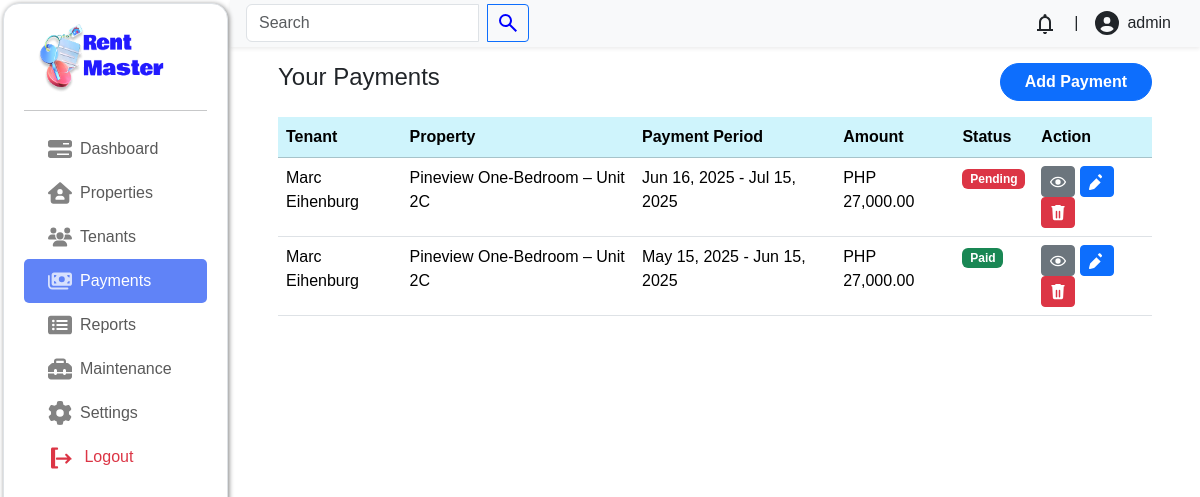
Page /admin/index.php?page=payments/index (signed in) on the earlier database version.
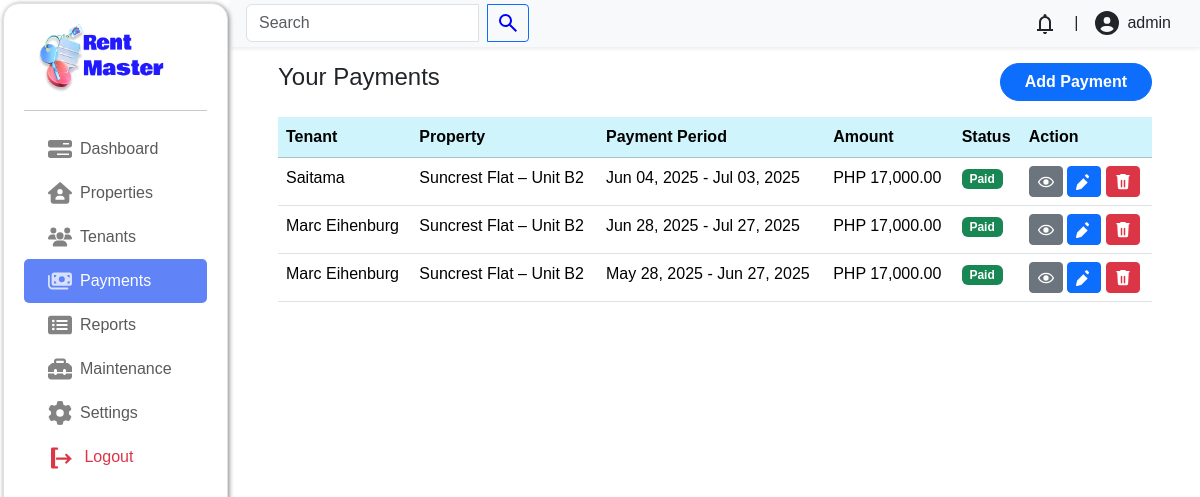
Same page on the later database version.
### tables this page shows
CREATE TABLE `payments` (
  `payment_id` int(11) NOT NULL,
  `tenant_id` int(11) NOT NULL,
  `payment_start_date` date NOT NULL,
  `payment_end_date` date NOT NULL,
  `payment_status` enum('Paid','Pending','Overdue') NOT NULL DEFAULT 'Pending',
  `payment_date` date DEFAULT NULL,
  `payment_method` enum('GCash','Maya','Coins.ph','Bank Transfer','Credit/Debit Card') DEFAULT NULL
);

CREATE TABLE `users` (
  `user_id` int(11) NOT NULL,
  `user_name` varchar(100) DEFAULT NULL,
  `user_email` varchar(100) NOT NULL,
  `user_password` varchar(100) DEFAULT NULL,
  `user_phone_number` varchar(50) DEFAULT NULL,
  `user_address` varchar(100) DEFAULT NULL,
  `user_description` varchar(2000) DEFAULT NULL,
  `user_image` varchar(500) DEFAULT NULL,
  `user_role` enum('tenant','landlord','visitor') NOT NULL DEFAULT 'visitor'
);

CREATE TABLE `properties` (
  `property_id` int(11) NOT NULL,
  `property_name` varchar(100) NOT NULL,
  `property_location` varchar(200) NOT NULL,
  `property_date_created` date NOT NULL,
  `property_description` varchar(1000) NOT NULL,
  `property_status` enum('available','unavailable') NOT NULL DEFAULT 'available',
  `property_rental_price` decimal(10,0) NOT NULL,
  `latitude` decimal(10,8) NOT NULL,
  `longitude` decimal(11,8) NOT NULL,
  `property_capacity` varchar(100) NOT NULL
);

### admin/payments/index.php (the view, shortened to what this page needs)
<?php
$servername = "localhost";
$username = "root";
$password = "";
$dbname = "rentsystem";
$conn = mysqli_connect($servername, $username, $password, $dbname);
$sql = "SELECT p.payment_id , u.user_name, pr.property_name, pr.property_rental_price, p.payment_start_date, p.payment_end_date, p.payment_status
        FROM payments p
        INNER JOIN tenants t ON p.tenant_id = t.tenant_id
        INNER JOIN properties pr ON t.property_id = pr.property_id
        INNER JOIN users u ON u.user_id = t.user_id
        ORDER BY p.payment_id DESC";
$result = $conn->query($sql);
$payment_id = null;
?>
<div class="container px-lg-5">
    <header class=" d-flex justify-content-between my-3">
        <h4 class=" fw-medium">Your Payments</h4>
        <a href="?page=payments/create" class="btn btn-primary fw-bold rounded-5 px-4">Add Payment</a>
    </header>
    <?php if ($result->num_rows > 0): ?>
        <div class="table-responsive">
            <table class="table">
                <thead class=" table-info ">
                    <tr>
                        <th>Tenant</th>
                        <th>Property</th>
                        <th colspan="2">Payment Period</th>
                        <th>Amount</th>
                        <th>Status</th>
                        <th>Action</th>
                    </tr>
                </thead>
                <tbody>
                    <?php while ($row = $result->fetch_assoc()): ?>
                        <?php if ($row['payment_id'] == $payment_id): ?>
                            <tr class=" table-primary">
                            <?php else: ?>
                            <tr>
                            <?php endif; ?>
                            <td><?php echo htmlspecialchars($row['user_name']); ?></td>
                            <td><?php echo htmlspecialchars($row['property_name']); ?></td>
                            <td colspan="2">
                                <?php
                                echo date('M d, Y', strtotime($row['payment_start_date'])) . " - " . date('M d, Y', strtotime($row['payment_end_date']));
                                ?>
                            </td>
                            <td>PHP <?php echo number_format($row['property_rental_price'], 2); ?></td>
                            <td class="fw-medium">
                                <span class="<?php echo ($row['payment_status'] == 'Paid') ? 'bg-success' : 'bg-danger'; ?>  badge "><?php echo htmlspecialchars($row['payment_status']); ?></span>
                            </td>
                            <td>
                                <a href="?page=payments/paid&payment_id=<?php echo htmlspecialchars($row['payment_id']); ?>" class="btn btn-sm btn-secondary" title="View">
                                </a>
                                <a href="?page=payments/update&payment_id=<?php echo $row['payment_id']; ?>" class="btn btn-sm btn-primary" title="Edit">
                                </a>
                                <a href="?page=payments/delete&payment_id=<?php echo $row['payment_id']; ?>" class="btn btn-sm btn-danger" title="Delete">
                                </a>
                            </td>
                            </tr>
                        <?php endwhile; ?>
                </tbody>
            </table>
        </div>
    <?php else: ?>
        <div class='text-center text-bg-warning'>No record found</div>
    <?php endif; ?>
</div>

### admin/index.php (shortened to what this page needs)
<!DOCTYPE html>
<html lang="en">
<head>
    <link rel="stylesheet" href="./css/style.css?v=<?php echo time(); ?>">
    <link rel="stylesheet" href="/rent-master/bootstrap-5.3.3-dist/css/bootstrap.min.css">
</head>
<body>
    <?php
    include('includes/sidebar.php');
    ?>
    <main class="content p-0">
        <?php include('includes/header.php'); ?>
        <div class=" main-content">
            <?php
            $page = isset($_GET['page']) ? htmlspecialchars($_GET['page']) : 'dashboard';
            include_once "$page.php";
            ?>
        </div>
    </main>
</body>
</html>

### admin/includes/sidebar.php (shortened to what this page needs)
<div class="sidebar border bg-body" id="sidebar" style="z-index: 222;">
    <div class="text-center d-flex align-items-center justify-content-between">
        <div>
            <img src="./assets/icons/group.png" width="140" height="70" alt="Logo-image">
        </div>
    </div>
    <hr class=" p-0">
    <a href="?page=dashboard/index" class=" d-flex align-items-center justify-content-start navbar navbar-text <?= (strpos($_SERVER['REQUEST_URI'], 'dashboard') !== false) ? 'nav-active' : '' ?> fw-medium px-4 ">
        Dashboard</a>
    <a href="?page=properties/index" class=" d-flex align-items-center justify-content-start navbar navbar-text <?= (strpos($_SERVER['REQUEST_URI'], 'properties') !== false) ? 'nav-active' : '' ?> fw-medium px-4">
        Properties</a>
    <a href="?page=tenants/index" class=" d-flex align-items-center justify-content-start navbar navbar-text <?= (strpos($_SERVER['REQUEST_URI'], 'tenants') !== false) ? 'nav-active' : '' ?> fw-medium px-4">
        Tenants</a>
    <a href="?page=payments/index" class=" d-flex align-items-center justify-content-start navbar navbar-text <?= (strpos($_SERVER['REQUEST_URI'], 'payments') !== false) ? 'nav-active' : '' ?> fw-medium px-4">
        Payments</a>
    <a href="?page=reports/index" class=" d-flex align-items-center justify-content-start navbar navbar-text <?= (strpos($_SERVER['REQUEST_URI'], 'reports') !== false) ? 'nav-active' : '' ?> fw-medium px-4">
        Reports</a>
    <a href="?page=maintenance/index" class=" d-flex align-items-center justify-content-start navbar navbar-text <?= (strpos($_SERVER['REQUEST_URI'], 'maintenance') !== false) ? 'nav-active' : '' ?> fw-medium px-4">
        Maintenance</a>
    <a href="?page=settings/index" class=" d-flex align-items-center justify-content-start navbar navbar-text <?= (strpos($_SERVER['REQUEST_URI'], 'settings') !== false) ? 'nav-active' : '' ?> fw-medium px-4">
        Settings</a>
    <a href="#" class="fw-medium px-4 text-danger" data-bs-toggle="modal" data-bs-target="#logoutModal">
        Logout
    </a>
</div>

### admin/includes/header.php (shortened to what this page needs)
<?php
$servername = "localhost";
$username = "root";
$password = "";
$dbname = "rentsystem";
$conn = mysqli_connect($servername, $username, $password, $dbname);
$id = intval($_SESSION['user_id']);
$sql = "SELECT * FROM users WHERE user_id = $id AND user_role = 'landlord'";
$result = mysqli_query($conn, $sql);
$user = mysqli_fetch_assoc($result);
$name = $user['user_name'];
$searchTerm = isset($_GET['search']) ? trim($_GET['search']) : '';
?>
<header style="z-index: 111;" class="bg-body-tertiary shadow-sm d-flex align-items-center justify-content-between py-1 px-lg-3 px-1 position-sticky top-0">
    <div class="search-dropdown-container">
        <form class="input-group" method="get" action="<?= htmlspecialchars($_SERVER['PHP_SELF']); ?>" style="max-width: 300px;">
            <input type="text" class="form-control search-input" id="search" name="search" placeholder="Search" required
                value="<?= htmlspecialchars($searchTerm) ?>">
            <button type="submit" class="btn btn-outline-primary ms-2 btn-sm">
            </button>
        </form>
    </div>
    <div class="d-flex align-items-center gap-1">
        <div class="dropdown">
            <button class="btn position-relative" type="button" id="notificationDropdown" data-bs-toggle="dropdown" aria-expanded="false">
            </button>
        </div>
        |<a href="?page=account/index" class="btn d-flex align-items-center gap-2 <?= (strpos($_SERVER['REQUEST_URI'], 'account') !== false) ? 'active' : '' ?>">
            <span class="d-md-block d-none"><?= !empty($name) ? htmlspecialchars($name) : 'admin' ?></span>
        </a>
    </div>
</header>

### admin/css/style.css (style rules this page uses)
html { font-size: 16px; font-family: sans-serif; }
*, *::before, *::after { box-sizing: border-box; }
:root { --main-bg: #FAFAFA; --sub-bg: #C7EEFF; --accent: #2938ff; --fc1: #1D242B; --p: #323232; --fw1: 700; --fw2: 400; }
body { display: flex; background-color: var(--main-bg); }
.sidebar { width: 225px; height: 99vh; border-radius: 1rem; padding: 20px; position: fixed; top: 0; left: 0; transition: 0.3s; margin: 3px; box-shadow: 1px 1px 5px grey; }
.nav-active { background-color: #6083f7; color: white !important; }
.sidebar a { text-decoration: none; padding: 10px 15px; display: block; border-radius: 5px; transition: 0.1s ease-in-out; }
.content { flex-grow: 1; margin-left: 230px; transition: 0.3s; width: 100%; }
.search-dropdown-container { position: relative; }

Differences in the rows shown:
removed payments: users.user_name "Marc Eihenburg", properties.property_name "Pineview One-Bedroom – Unit 2C", payment_start_date "Jun 16, 2025", payment_end_date "Jul 15, 2025", properties.property_rental_price "27,000.00", payment_status "Pending"
removed payments: users.user_name "Marc Eihenburg", properties.property_name "Pineview One-Bedroom – Unit 2C", payment_start_date "May 15, 2025", payment_end_date "Jun 15, 2025", properties.property_rental_price "27,000.00", payment_status "Paid"
added payments: users.user_name "Saitama", properties.property_name "Suncrest Flat – Unit B2", payment_start_date "Jun 04, 2025", payment_end_date "Jul 03, 2025", properties.property_rental_price "17,000.00", payment_status "Paid"
added payments: users.user_name "Marc Eihenburg", properties.property_name "Suncrest Flat – Unit B2", payment_start_date "Jun 28, 2025", payment_end_date "Jul 27, 2025", properties.property_rental_price "17,000.00", payment_status "Paid"
added payments: users.user_name "Marc Eihenburg", properties.property_name "Suncrest Flat – Unit B2", payment_start_date "May 28, 2025", payment_end_date "Jun 27, 2025", properties.property_rental_price "17,000.00", payment_status "Paid"
